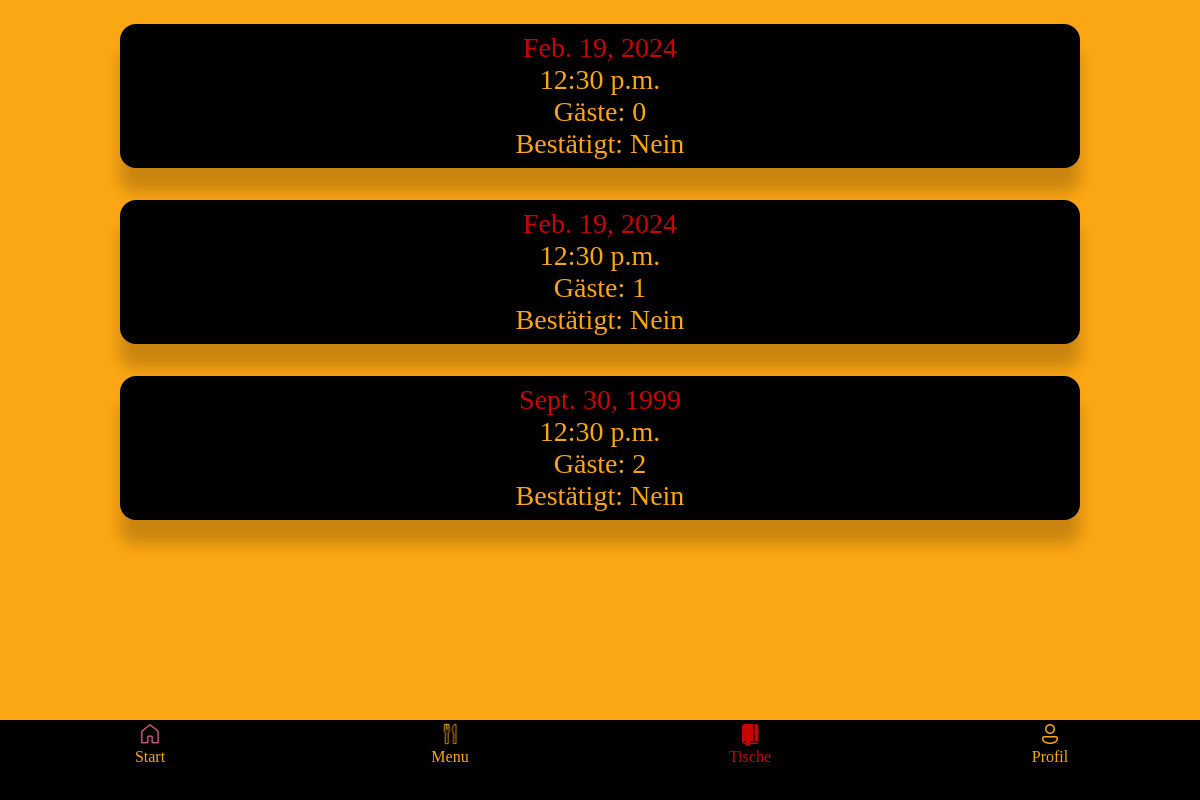
/user/orders/ (signed in), run on an earlier commit of the app's database.
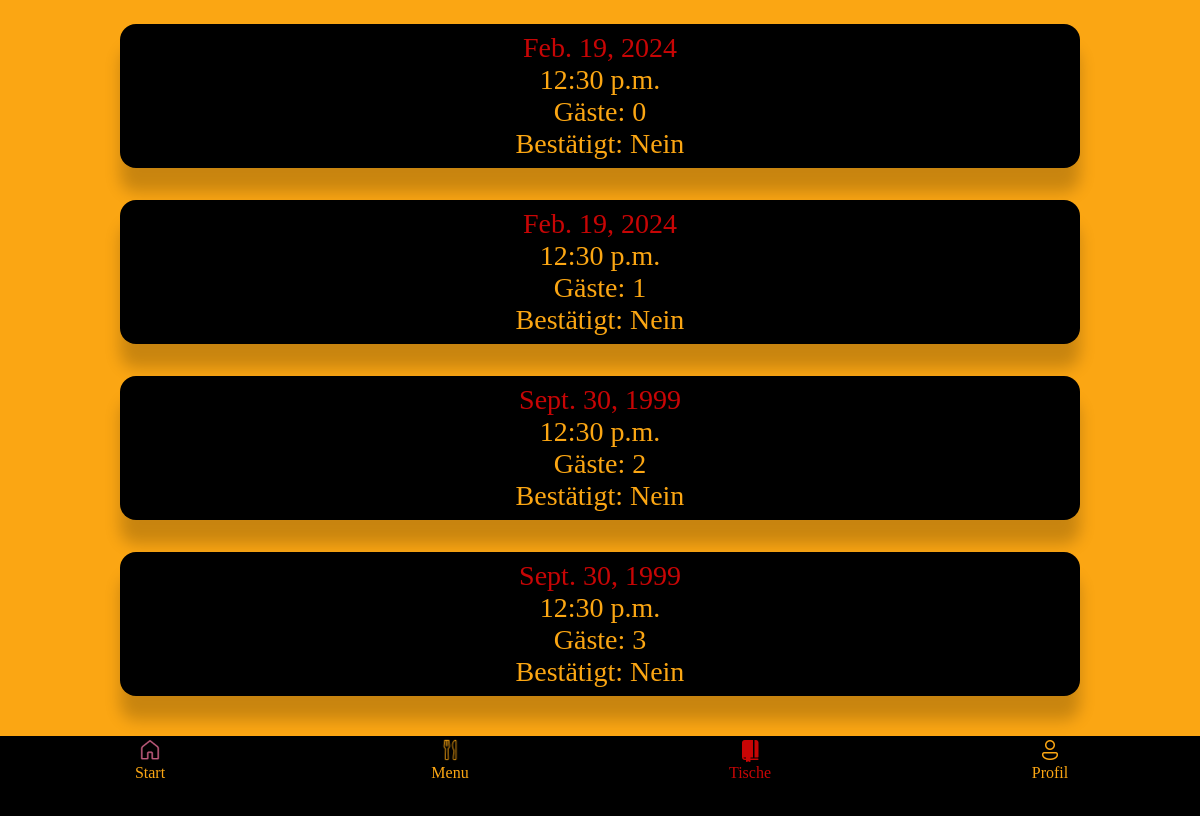
And on a later commit of the database.
### reservation_app/models.py (models this page shows, shortened)
class Book(models.Model):
    user = models.ForeignKey(settings.AUTH_USER_MODEL, on_delete=models.CASCADE, default=1)
    last_name = models.CharField(default='', max_length=50)
    time = models.TimeField(default='12:30:00')
    date = models.DateField(default='2024-02-19')
    guests = models.IntegerField(default= '',null=False)
    confirmation= models.CharField(default='Nein', max_length=20)
    fcm_token = models.CharField(max_length=255, blank=True, null=True)
    phone     = models.CharField(max_length=30,blank=True,null=True)

### reservation_app/views.py (the view)
# urls.py: path('user/orders/', views.user_orders, name='user_orders'),
def user_orders(request):
    if request.user.is_authenticated:
        if request.user.is_superuser:
            return redirect('orders_admin')
        else:
            user_orders = Book.objects.filter(user=request.user)
            return render(request, 'user_orders.html', {'user_orders': user_orders})
    else:
        return redirect('login_user')

### reservation_app/templates/user_orders.html (shortened to what this page needs)
{% extends 'base.html' %}
{% block content %}
     {% if user.is_authenticated %}
     <div class="tables-container">
     {% for order in user_orders %}
     <div class="table_button"><label style="color:var(--red)">{{ order.date }} </label><br>{{ order.time }} <br> Gäste: {{ order.guests }} <br> Bestätigt: {{ order.confirmation }}<br><br></label>
     {% endfor %}
     {% endif %}
     <br/>
    <br/>
    <br/>
     {% load static %}
<a href="{% url 'home' %}">
  <button class="tabbar home">
      <img src="{% static 'icons/home.png' %}">
      <br>
      Start
  </button>
</a>
<a href="{% url 'menu' %}">
  <button class="tabbar menu">
      <img src="{% static 'icons/menu.png' %}" >
      <br>
      Menu
  </button>
</a>
<a href="{% url 'user_orders' %}">
  <button class="tabbar mybook">
      <img src="{% static 'icons/tables_active.png' %}">
      <br>
      Tische
  </button>
</a>
{% if user.is_authenticated %}
<a href="{% url 'account' %}">
  <button class="tabbar login_user">
      <img src="{% static 'icons/account.png' %}">
      <br>
      Profil
  </button>
</a>
{% endif %}
{% endblock %}

What changed in the data, as far as the page shows it:
added Book: date "Sept. 30, 1999", time "12:30 p.m.", guests "3", confirmation "Nein"
